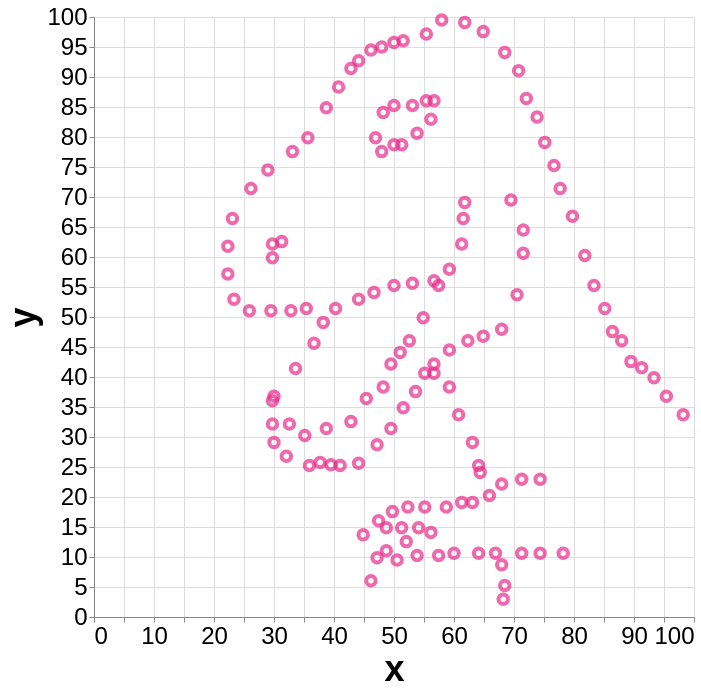

Write a Vega-Lite specification for this figure.
### Vega-Lite specification from a JSON file in a GitHub repository (floating-point values rounded to 4 significant figures; data arrays with more than 128 entries replaced by an {"elided": "..."} marker saying what was removed)
{"config": {"view": {}, "mark": {}, "axis": {"labelFontSize": 24, "titleFontSize": 36}}, "data": {"values": {"elided": "142 records"}}, "mark": {"type": "point", "color": "#e7298a"}, "encoding": {"size": {"value": 90}, "strokeWidth": {"value": 4}, "x": {"type": "quantitative", "field": "x"}, "y": {"type": "quantitative", "field": "y"}}, "height": 600, "width": 600, "$schema": "https://vega.github.io/schema/vega-lite/v5.json"}
